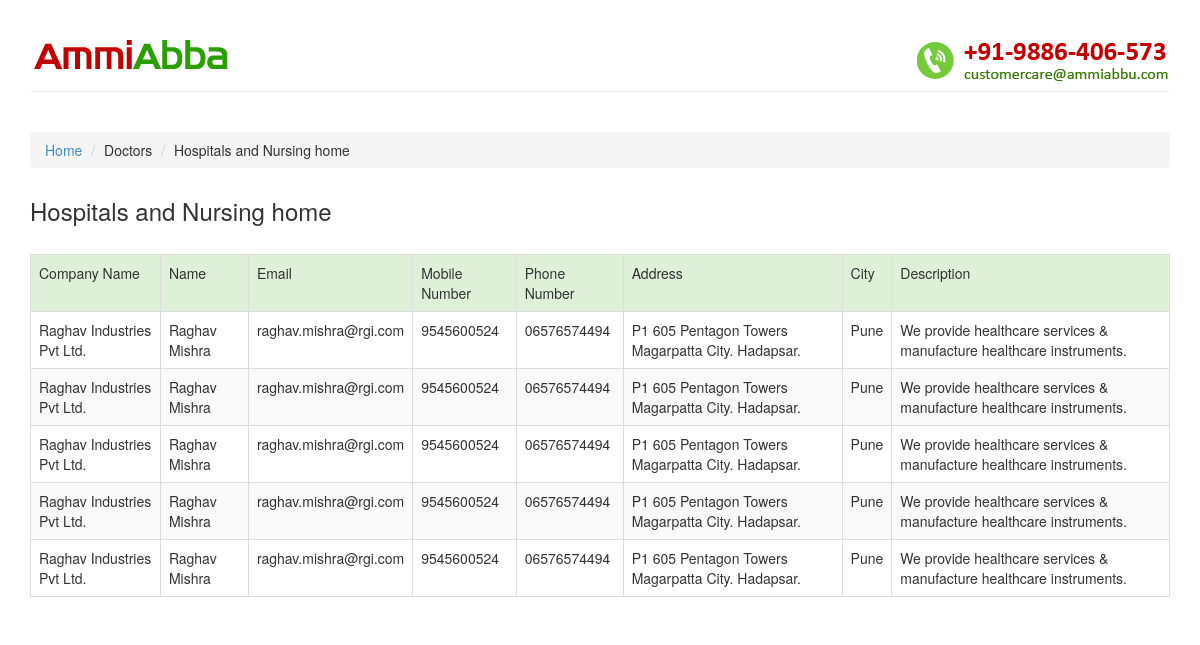
The app's page /view.php?c=C2&sc=C2S9 with its own data.
### tables this page shows
CREATE TABLE IF NOT EXISTS `categorymap` (
  `text` varchar(255) NOT NULL,
  `category` varchar(255) NOT NULL,
  `subcategory` varchar(255) NOT NULL
);

CREATE TABLE IF NOT EXISTS `data` (
  `id` int(11) NOT NULL AUTO_INCREMENT,
  `company` varchar(255) NOT NULL,
  `name` varchar(255) NOT NULL,
  `email` varchar(255) NOT NULL,
  `mobile` varchar(255) NOT NULL,
  `address` varchar(255) NOT NULL,
  `category` varchar(255) NOT NULL,
  `subcategory` varchar(255) NOT NULL,
  `description` varchar(255) NOT NULL,
  `city` varchar(255) NOT NULL,
  `phone` varchar(255) NOT NULL,
  PRIMARY KEY (`id`)
);

### view.php (the view, shortened to what this page needs)
<?php
	$categoryName=$_REQUEST["c"];
	switch($categoryName){
		case "C2":
		$categoryName = "doctors";
		break;
	}
	$subCategory=$_REQUEST["sc"];
	$getsub= mysql_query("SELECT text from categorymap WHERE subcategory='$subCategory'");
	while ($subdata=mysql_fetch_array($getsub)){
?>
<!DOCTYPE HTML>
<html>
<head>
<link rel="stylesheet" href="css/bootstrap.min.css" />
</head>
<body>
<div class="container">
 <?php include('header.php') ?>
  <div class="clearfix">&nbsp;</div>
    <ol class="breadcrumb">
    	<li><a href="index.php">Home</a></li>
        <li><span style="text-transform:capitalize;"><?php echo $categoryName; ?></span></li>
        <li><?php echo $subdata['text'];?></li>
    </ol>
<h3 style="margin:30px 0px;"><?php echo $subdata['text'];?></h3>
<?php
	$query=mysql_query("SELECT * FROM data WHERE subcategory='$_REQUEST[sc]'");
	}
?>
	<table border="1" width="100%" class="table table-hover table-bordered table-striped">
    	<tr class="success">
        	<td>Company Name</td>
            <td>Name</td>
            <td>Email</td>
            <td>Mobile Number</td>
            <td>Phone Number</td>
            <td>Address</td>
            <td>City</td>
            <td>Description</td>
        </tr>
<?php
	while($row=mysql_fetch_array($query)){
		echo("<tr>");
		echo("<td>".$row['company']."</td>");
		echo("<td>".$row['name']."</td>");
		echo("<td>".$row['email']."</td>");
		echo("<td>".$row['mobile']."</td>");
		echo("<td>".$row['phone']."</td>");
		echo("<td>".$row['address']."</td>");
		echo("<td>".$row['city']."</td>");
		echo("<td>".$row['description']."</td>");
		echo("</tr>");
	}
?>
 </table>
</div>
</body>
</html>

### header.php
<div class="page-header">
    <div class="branding pull-left" id="branding"><a href="index.php"><img src="images/ammiabba.png" width="199" height="32" alt="AmmiAbba" /></a></div>
    <div class="customer-care pull-right"><img src="images/customer-care.png" width="255" height="42" alt="Customer Care: 9886406573" /></div>
    <div class="clearfix">&nbsp;</div>
</div>

### view.php (style rules this page uses)
body { overflow-y:scroll; }

### records on screen
categorymap: text "Hospitals and Nursing home"
data: company "Raghav Industries Pvt Ltd.", name "Raghav Mishra", email "raghav.mishra@rgi.com", mobile "9545600524", phone "06576574494", address "P1 605 Pentagon Towers Magarpatta City. Hadapsar.", city "Pune", description "We provide healthcare services & manufacture healthcare instruments."
data: company "Raghav Industries Pvt Ltd.", name "Raghav Mishra", email "raghav.mishra@rgi.com", mobile "9545600524", phone "06576574494", address "P1 605 Pentagon Towers Magarpatta City. Hadapsar.", city "Pune", description "We provide healthcare services & manufacture healthcare instruments."
data: company "Raghav Industries Pvt Ltd.", name "Raghav Mishra", email "raghav.mishra@rgi.com", mobile "9545600524", phone "06576574494", address "P1 605 Pentagon Towers Magarpatta City. Hadapsar.", city "Pune", description "We provide healthcare services & manufacture healthcare instruments."
data: company "Raghav Industries Pvt Ltd.", name "Raghav Mishra", email "raghav.mishra@rgi.com", mobile "9545600524", phone "06576574494", address "P1 605 Pentagon Towers Magarpatta City. Hadapsar.", city "Pune", description "We provide healthcare services & manufacture healthcare instruments."
data: company "Raghav Industries Pvt Ltd.", name "Raghav Mishra", email "raghav.mishra@rgi.com", mobile "9545600524", phone "06576574494", address "P1 605 Pentagon Towers Magarpatta City. Hadapsar.", city "Pune", description "We provide healthcare services & manufacture healthcare instruments."
